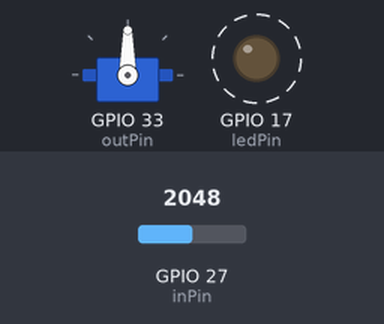
A program run on a simulated ESP32. Parts: servo, output pins drawn as LEDs (lit = HIGH). Dashed ring = blinking. Inputs (shaded band) come from the test bench; at power-on: GPIO 27 (inPin) = 2048.

Above: at 0.1 s.
At 10.1 s:
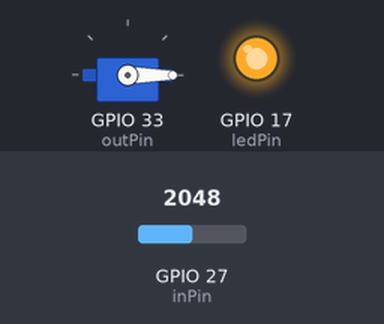
Timing chart, 0 to 11.6 s (numbered marks = the images above):
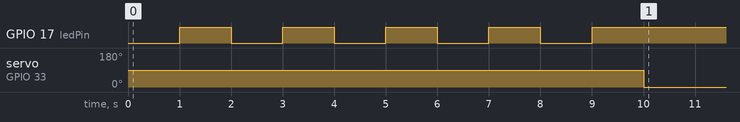

The program:

main.cpp
```cpp
#include <Servo.h>
#include <Arduino.h>

Servo myservo;
uint16_t maxValue;
uint16_t minValue;
float brightness;
int inPin = GPIO_NUM_27;
int outPin = GPIO_NUM_33;
int ledPin = GPIO_NUM_17;
unsigned long startTime;
float prevTime;

void setup() {
	Serial.begin(9600);
	pinMode(inPin, INPUT);
	pinMode(ledPin, OUTPUT);
	maxValue = 0;
	minValue = INFINITY;
	myservo.attach(outPin);
	startTime = millis();
	prevTime = millis();
}

void loop() {
	uint16_t value = analogRead(inPin);
	if(millis() - startTime < 10000){
		if(value < minValue) minValue = value;
		if(value > maxValue) maxValue = value;
		if(millis()-prevTime >= 2000){
			prevTime = millis();
			digitalWrite(ledPin, LOW);
		} else if (millis()-prevTime >= 1000){
			digitalWrite(ledPin, HIGH);
		}
	} else {
		brightness = float(value - minValue)/(maxValue - minValue);
		if(brightness > 1) brightness = 1.0;
		myservo.write(brightness*179);
	}
}
```

Measured:
- by itself, GPIO 17 (ledPin): alternates HIGH for 1.0 s and LOW for 1.0 s, 9 changes in all, then stays HIGH
- by itself, servo on GPIO 33 (outPin): 90° → 0° at 10.0 s
